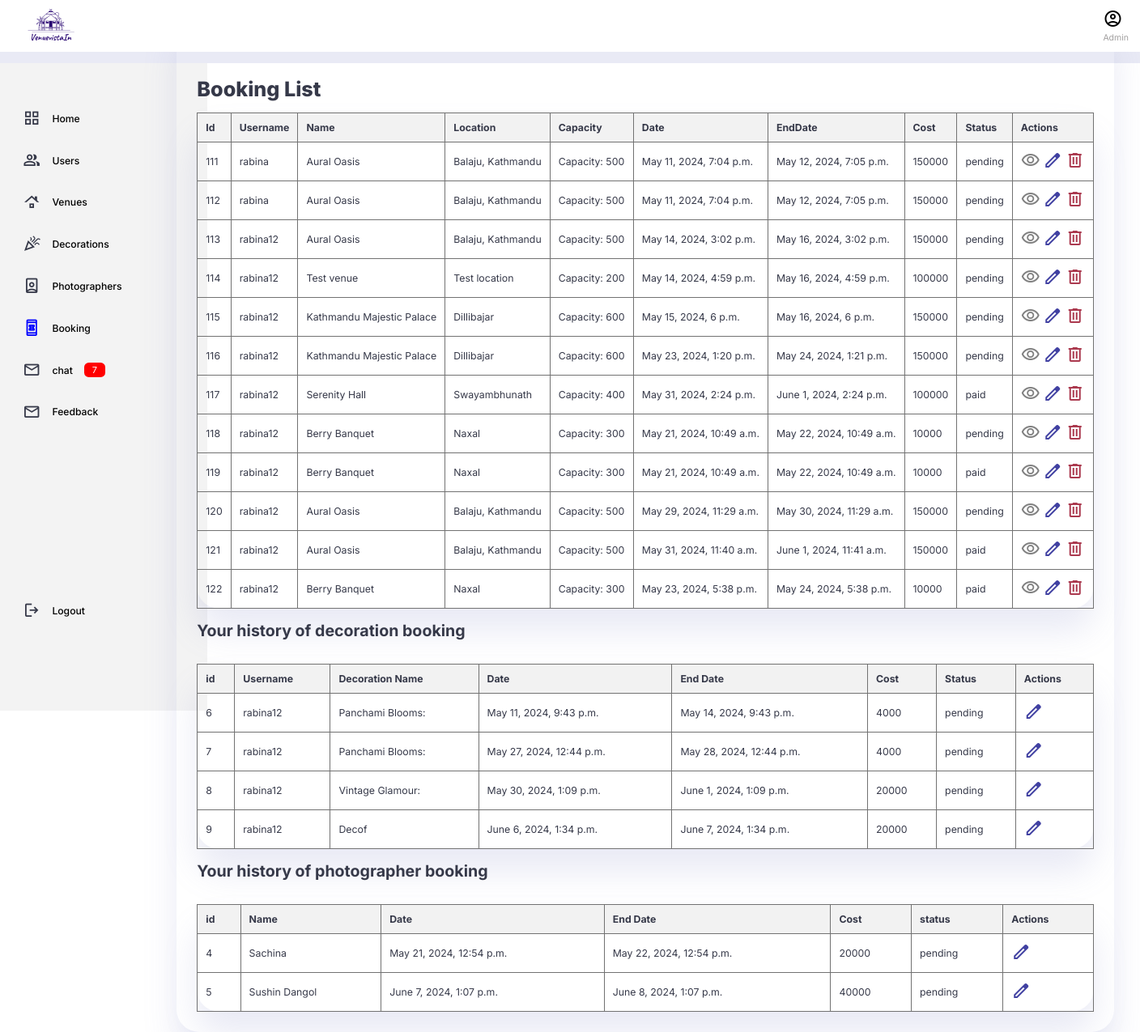
Before: /booking_list/ with the older database file.
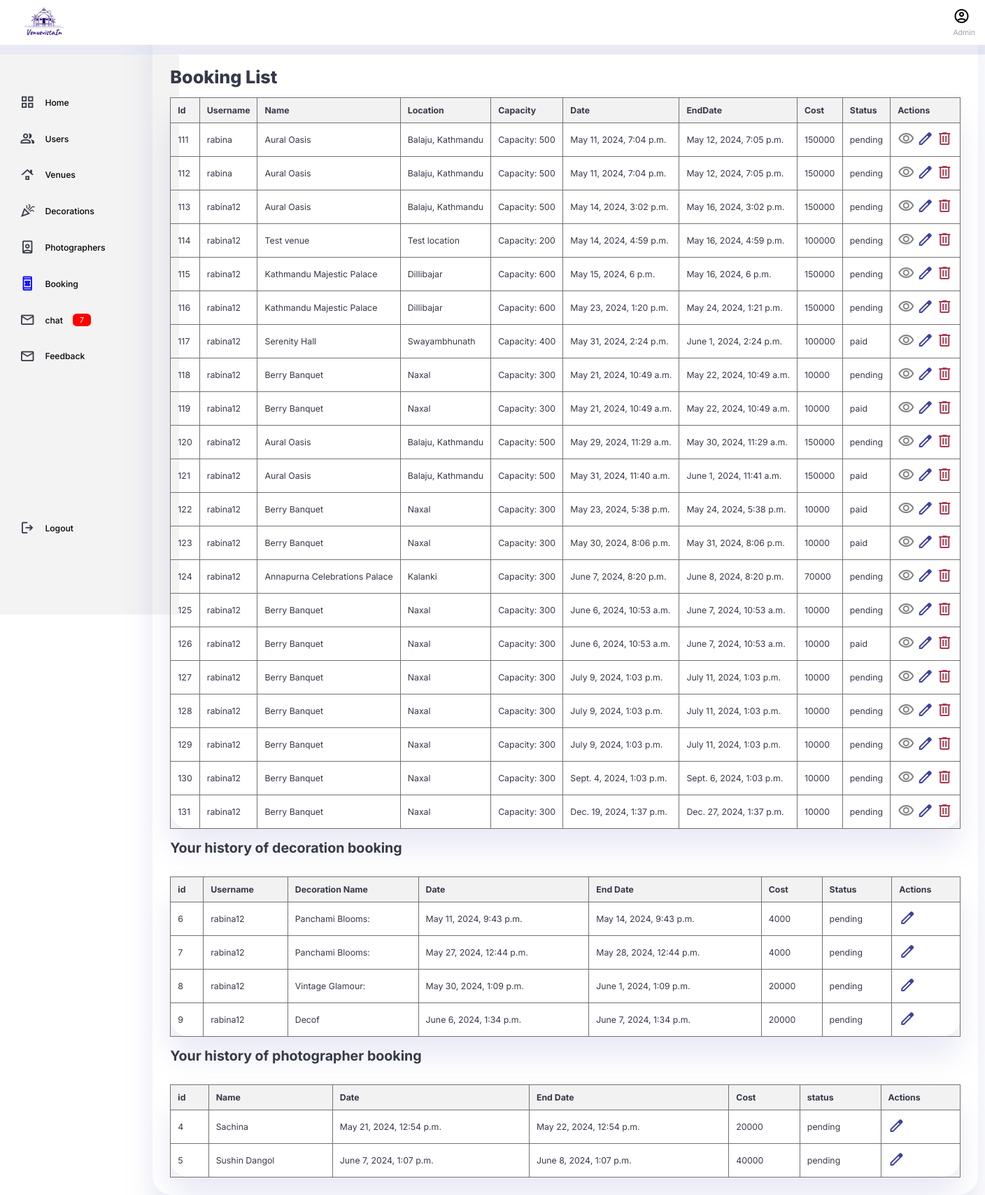
After: the same page with the newer database file.
### booking/models.py (models this page shows)
class booking(models.Model): #making class
    User = models.CharField(max_length=100, default='')
    Type = models.CharField(max_length=100, default='')
    Event_Type = models.CharField(max_length=100) #making field
    Name = models.CharField(max_length=100) #making field
    Location = models.CharField(max_length=100) #making field
    Capacity = models.CharField(max_length=100) #making field
    Description = models.CharField(max_length=100) #making field
    Decoration = models.CharField(max_length=100) #making field
    Photography = models.CharField(max_length=100) #making field
    Date = models.DateTimeField(default=timezone.now)
    EndDate = models.DateTimeField(default=timezone.now)
    Cost= models.IntegerField(default=0, null=True, blank=True)
    Venue_image = models.ImageField(upload_to='venues/', null=True, blank=True)
    payment_status = models.CharField(max_length=100,default="pending")

### decbooking/models.py (models this page shows)
class decbooking(models.Model): #making class
    User = models.CharField(max_length=100, default='')
    name = models.CharField(max_length=100) #making field
    description = models.CharField(max_length=100) #making field
    date = models.DateTimeField(default=timezone.now)
    end_date = models.DateTimeField(default=timezone.now)
    cost= models.IntegerField(default=0, null=True, blank=True)
    payment_status = models.CharField(max_length=100,default="pending")

### photographerbooking/models.py (models this page shows)
class photographerbooking(models.Model): #making class
    User = models.CharField(max_length=100, default='')
    type = models.CharField(max_length=100) #making field
    username = models.CharField(max_length=100) #making field
    location = models.CharField(max_length=100) #making field
    capacity = models.CharField(max_length=100) #making field
    description = models.CharField(max_length=100) #making field
    decoration = models.CharField(max_length=100) #making field
    venue = models.CharField(max_length=100) #making field
    date = models.DateTimeField(default=timezone.now)
    end_date = models.DateTimeField(default=timezone.now)
    cost= models.IntegerField(default=0, null=True, blank=True)
    payment_status = models.CharField(max_length=100,default="pending")

### booking/views.py (the view)
# urls.py: path('booking_list/', views.booking_list, name= "booking_list"),  #Path for the register page
def booking_list(request):
    bookings = booking.objects.all()
    pbookings = photographerbooking.objects.all()  #fetch decorationss from the database
    dbookings = decbooking.objects.all()  #fetch decorationss from the database
    print(dbookings, "rbinaaaaaa")
    return render(request, 'booking/bookinglist.html', {
        'bookings': bookings,
        'pbookings': pbookings,
        'dbookings': dbookings
    })

### templates/booking/bookinglist.html (shortened to what the changed rows need)
{% load static %}
 <!DOCTYPE html>
 <html lang="en">
 <head>
     <link rel="stylesheet" href="{% static 'css/bookinglist.css' %}">
     <link rel="stylesheet" href="{% static 'css/modal.scss' %}">
 </head>
</head>
<body>
  <div class="container">
    <main>
      <h1>Booking List</h1>
    <div class="tab">
      <table>
        <thead>
            <tr>
                <th>Id</th>
                <th>Username</th>
                <th>Name</th>
                <th>Location</th>
                <th>Capacity</th>
                <th> Date</th>
                <th> EndDate</th>
                <th>Cost</th>
                <th>Status</th>
                <th>Actions</th>
            </tr>
        </thead>
        <tbody>
            {% for booking in bookings %}
                <tr>
                    <td>{{ booking.id }}</td>
                    <td>{{ booking.User }}</td>
                    <td>{{ booking.Name }}</td>
                    <td>{{ booking.Location}}</td>
                    <td>{{ booking.Capacity }}</td>
                    <td>{{ booking.Date }}</td>
                    <td>{{ booking.EndDate}}</td>
                    <td>{{ booking.Cost}}</td>
                    <td>{{ booking.payment_status}}</td>
                    <td>
                        <a href="{% url 'booking:booking_detail' booking.id %}" class="btn btn-info"><span class="material-symbols-outlined" style="color:gray">visibility</span> </a>
                        <a href="{% url 'booking:booking_update' booking.id %}" class="material-symbols-outlined" style="color:#4141a2">edit</span></a>
                        <a href="{% url 'booking:delete_booking' booking.id %}" onclick="return confirmDelete();" class="btn btn-danger" style="color:#ab3a4f"><span class="material-symbols-outlined">delete</span></a>
                    </td>
                </tr>
            {% endfor %}
        </tbody>
      </table>
    </div>
    <br>
            <div class="dechistory" style="flex-wrap: wrap;">
                <h2> Your history of decoration booking </h2>
                <br>
                <table>
                    <thead>
                        <tr>
                            <th> id </th>
                            <th>Username</th>
                            <th>Decoration Name</th>
                            <th>Date</th>
                            <th>End Date</th>
                            <th>Cost</th>
                            <th>Status</th>
                            <th>Actions</th>
                        </tr>
                    </thead>
                    <tbody>
                        {% for dbooking in dbookings %}
                        <tr>
                            <td>{{ dbooking.id }}</td>
                            <td>{{ dbooking.User }}
                            <td>{{ dbooking.name }}</td>
                            <td>{{ dbooking.date }}</td>
                            <td>{{ dbooking.end_date }}</td>
                            <td>{{ dbooking.cost }}</td>
                            <td>{{ dbooking.payment_status }}</td>
                            <td>
                                <a href="/bookingd/{{dbooking.id}}/update/" class="material-symbols-outlined" style="color:#4141a2">edit</span></a>
                            </td>
                        </tr>
                        {% endfor %}
                    </tbody>
                </table>
             </div>
             <br>
             <div class="photohistory" style="flex-wrap: wrap;">
                <h2> Your history of photographer booking </h2>
                <br>
                <table>
                    <thead>
                        <tr>
                            <th> id </th>
                            <th>Name</th>
                            <th>Date</th>
                            <th>End Date</th>
                            <th>Cost</th>
                            <th>status</th>
                            <th>Actions</th>
                        </tr>
                    </thead>
                    <tbody>
                        {% for booking in pbookings %}
                        <tr>
                            <td>{{ booking.id }}</td>
                            <td>{{ booking.username }}</td>
                            <td>{{ booking.date }}</td>
                            <td>{{ booking.end_date }}</td>
                            <td>{{ booking.cost }}</td>
                            <td>{{ booking.payment_status }}</td>
                            <td>
                                <a href="/bookingp/{{booking.id}}/update/" class="material-symbols-outlined" style="color:#4141a2">edit</span></a>
                            </td>
                        </tr>
                        {% endfor %}
                    </tbody>
                </table>
             </div>
    </main>
   </div>
</body>
</html>

Changed rows visible on the page:
added booking: id "123", User "rabina12", Name "Berry Banquet", Location "Naxal", Capacity "Capacity: 300", Date "May 30, 2024, 8:06 p.m.", EndDate "May 31, 2024, 8:06 p.m.", Cost "10000", payment_status "paid"
added booking: id "124", User "rabina12", Name "Annapurna Celebrations Palace", Location "Kalanki", Capacity "Capacity: 300", Date "June 7, 2024, 8:20 p.m.", EndDate "June 8, 2024, 8:20 p.m.", Cost "70000", payment_status "pending"
added booking: id "125", User "rabina12", Name "Berry Banquet", Location "Naxal", Capacity "Capacity: 300", Date "June 6, 2024, 10:53 a.m.", EndDate "June 7, 2024, 10:53 a.m.", Cost "10000", payment_status "pending"
added booking: id "126", User "rabina12", Name "Berry Banquet", Location "Naxal", Capacity "Capacity: 300", Date "June 6, 2024, 10:53 a.m.", EndDate "June 7, 2024, 10:53 a.m.", Cost "10000", payment_status "paid"
added booking: id "127", User "rabina12", Name "Berry Banquet", Location "Naxal", Capacity "Capacity: 300", Date "July 9, 2024, 1:03 p.m.", EndDate "July 11, 2024, 1:03 p.m.", Cost "10000", payment_status "pending"
added booking: id "128", User "rabina12", Name "Berry Banquet", Location "Naxal", Capacity "Capacity: 300", Date "July 9, 2024, 1:03 p.m.", EndDate "July 11, 2024, 1:03 p.m.", Cost "10000", payment_status "pending"
added booking: id "129", User "rabina12", Name "Berry Banquet", Location "Naxal", Capacity "Capacity: 300", Date "July 9, 2024, 1:03 p.m.", EndDate "July 11, 2024, 1:03 p.m.", Cost "10000", payment_status "pending"
added booking: id "130", User "rabina12", Name "Berry Banquet", Location "Naxal", Capacity "Capacity: 300", Date "Sept. 4, 2024, 1:03 p.m.", EndDate "Sept. 6, 2024, 1:03 p.m.", Cost "10000", payment_status "pending"
added booking: id "131", User "rabina12", Name "Berry Banquet", Location "Naxal", Capacity "Capacity: 300", Date "Dec. 19, 2024, 1:37 p.m.", EndDate "Dec. 27, 2024, 1:37 p.m.", Cost "10000", payment_status "pending"
